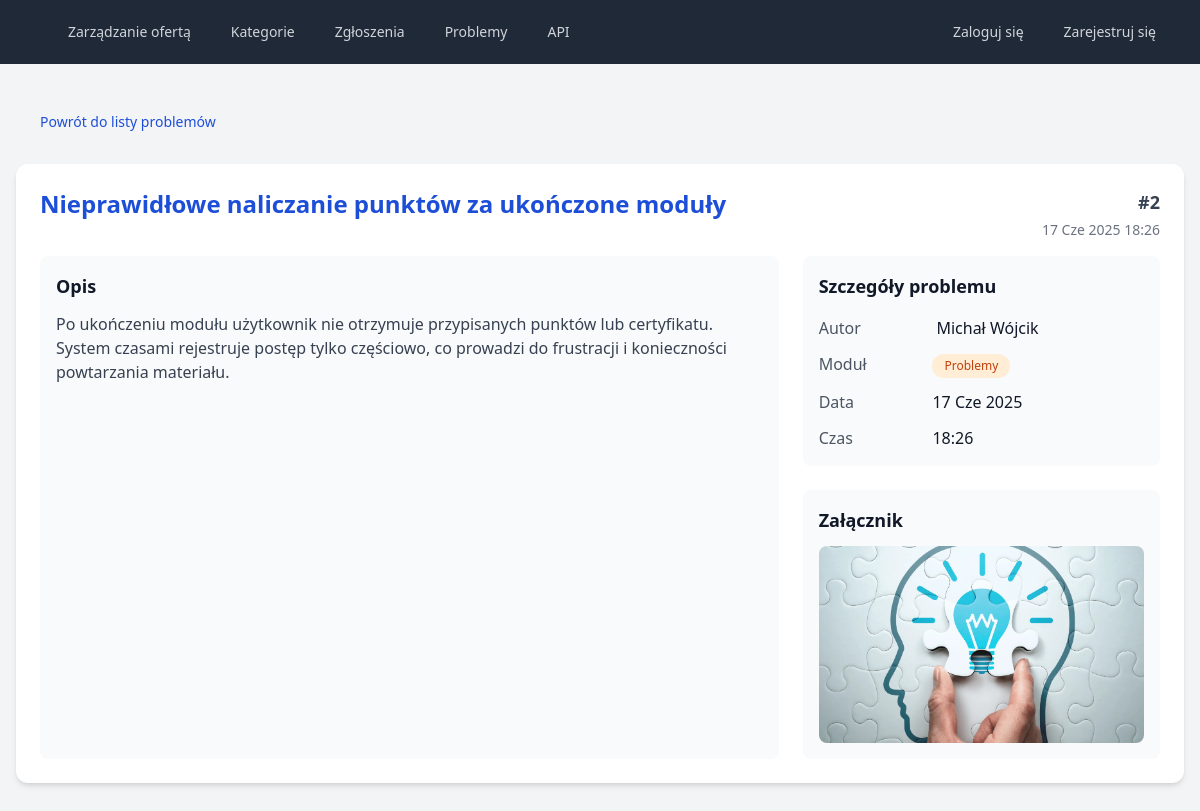
The app's page /issues/2/ with its own data.
### issues/models.py (models this page shows, shortened)
class Issue(models.Model):
    MODULE_CHOICES = [
        ("offer_panel", "Oferta panel"),
        ("offer_public", "Oferta publiczna"),
        ("register", "Rejestracja"),
        ("issues", "Problemy"),
    ]
    submitted_at = models.DateTimeField(auto_now_add=True)
    author = models.CharField(max_length=255)
    subject = models.CharField(max_length=255)
    description = models.TextField()
    module = models.CharField(max_length=50, choices=MODULE_CHOICES)
    attachment = models.ImageField(
        upload_to="issue_attachments/", blank=True, null=True
    )

### issues/views.py (the view)
# urls.py: path("<int:issue_id>/", views.issue_detail, name="issue_detail"),
def issue_detail(request, issue_id):
    issue = get_object_or_404(Issue, id=issue_id)
    return render(request, "issue_detail.html", {"issue": issue})

### issues/templates/issue_detail.html (shortened to what this page needs)
{% extends "base.html" %}
{% load static %}
{% block content %}
  <div class="max-w-7xl mx-auto px-4 py-10">
    <div class="mb-6">
      <a href="{% url 'issue_list' %}"
         class="inline-flex items-center gap-2 px-4 py-2 hover:bg-gray-200 text-blue-700 rounded-md text-sm font-medium transition">
         Powrót do listy problemów
      </a>
    </div>
    <div class="bg-white shadow-md rounded-xl overflow-hidden">
      <div class="p-6">
        <div class="flex justify-between items-start mb-4">
          <div>
            <h1 class="text-2xl font-semibold text-blue-700">{{ issue.subject }}</h1>
          </div>
          <div class="text-right">
            <div class="text-lg font-semibold text-gray-700 mb-1">#{{ issue.id }}</div>
            <div class="text-sm text-gray-500 flex items-center justify-end gap-1">
               {{ issue.submitted_at|date:"d M Y H:i" }}
            </div>
          </div>
        </div>
        <div class="grid grid-cols-1 md:grid-cols-3 gap-6 items-start">
          <div class="md:col-span-2">
            <div class="bg-gray-50 rounded-lg p-4 overflow-auto"
                 id="description-panel">
              <h2 class="text-lg font-semibold text-gray-900 mb-3">Opis</h2>
              <div class="prose max-w-none">
                <p class="text-gray-700 whitespace-pre-line break-words">{{ issue.description }}</p>
              </div>
            </div>
          </div>
          <div class="md:col-span-1 space-y-6 flex flex-col" id="sidebar-container">
            <div class="bg-gray-50 rounded-lg p-4">
              <h2 class="text-lg font-semibold text-gray-900 mb-4">Szczegóły problemu</h2>
              <dl class="space-y-3">
                <div class="grid grid-cols-3 gap-4">
                  <dt class="text-gray-600">Autor</dt>
                  <dd class="col-span-2 flex items-center gap-1 text-gray-900">
                     {{ issue.author }}
                  </dd>
                </div>
                <div class="grid grid-cols-3 gap-4">
                  <dt class="text-gray-600">Moduł</dt>
                  <dd class="col-span-2">
                    <span class="inline-block px-3 py-1 text-xs rounded-full font-medium {% if issue.module == 'offer_panel' %} bg-cyan-100 text-cyan-700 {% elif issue.module == 'offer_public' %} bg-emerald-100 text-emerald-700 {% elif issue.module == 'register' %} bg-violet-100 text-violet-700 {% elif issue.module == 'issues' %} bg-orange-100 text-orange-700 {% else %} bg-gray-200 text-gray-600 {% endif %}">
                      {{ issue.get_module_display }}
                    </span>
                  </dd>
                </div>
                <div class="grid grid-cols-3 gap-4">
                  <dt class="text-gray-600">Data</dt>
                  <dd class="col-span-2 text-gray-900">
                    {{ issue.submitted_at|date:"d M Y" }}
                  </dd>
                </div>
                <div class="grid grid-cols-3 gap-4">
                  <dt class="text-gray-600">Czas</dt>
                  <dd class="col-span-2 text-gray-900">
                    {{ issue.submitted_at|time:"H:i" }}
                  </dd>
                </div>
              </dl>
            </div>
            {% if issue.attachment %}
              <div class="bg-gray-50 rounded-lg p-4 flex-1">
                <h2 class="text-lg font-semibold text-gray-900 mb-3">Załącznik</h2>
                <img src="{{ issue.attachment.url }}"
                     class="rounded-lg w-full"
                     alt="Issue attachment" />
              </div>
            {% endif %}
          </div>
        </div>
      </div>
    </div>
  </div>
{% endblock %}

### records on screen
Issue: subject "Nieprawidłowe naliczanie punktów za ukończone moduły", id "2", submitted_at "17 Cze 2025 18:26", description "Po ukończeniu modułu użytkownik nie otrzymuje przypisanych punktów lub certyfikatu. System czasami rejestruje postęp tylko częściowo, co prowadzi do frustracji i konieczności powtarzania materiału.", author "Michał Wójcik", module "Problemy", submitted_at "17 Cze 2025", submitted_at "18:26", attachment (picture)
